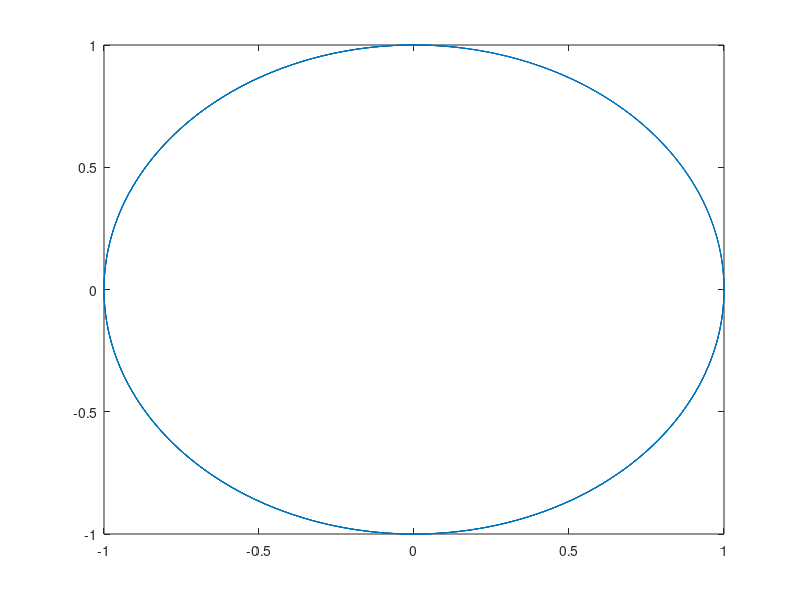

The MATLAB script that drew this image:
% w in von 0 - 1000 in 0.1 Schritten
w = 0:0.1:1000
% Uebertragsfunktion fuer 1)
G = exp(-(0.03 * j .* w))
plot(real(G), imag(G))